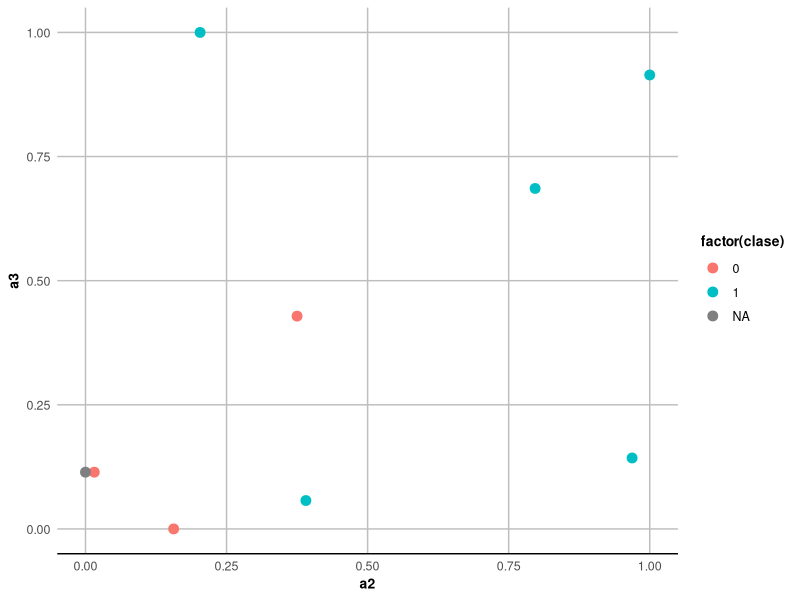
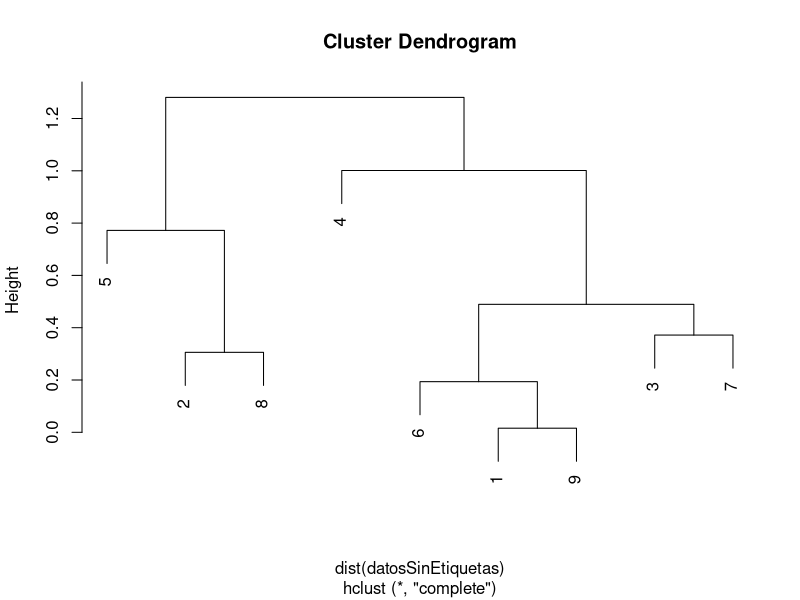
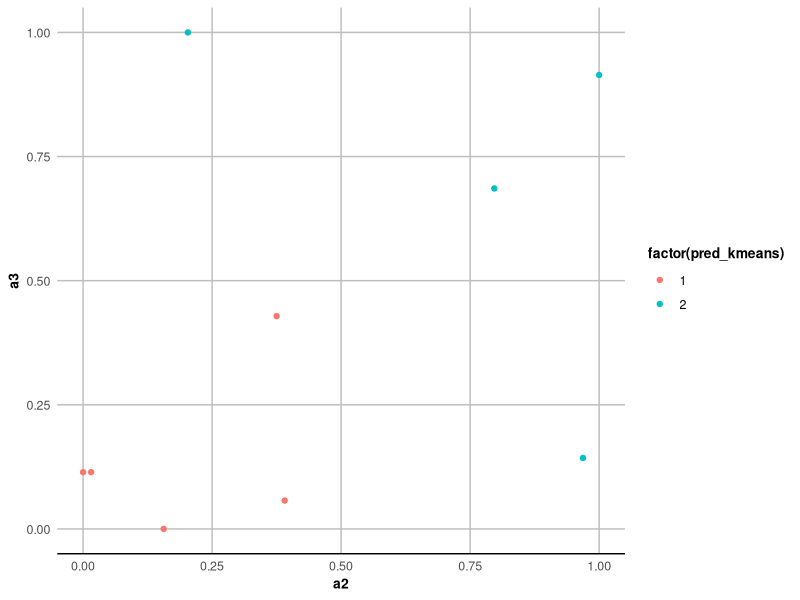

Reproduce these figures in R, in order. (Note: this script raises an error after producing the figures.)
## ---- chunk 1
library(e1071) # Se encuentra naiveBayes
library(knitr)

datos <- read.csv("Datos.csv")

testData <- data.frame(Outlook = factor(c("rain", "sunny"), levels = sort(unique((datos$Outlook)))), 
					   Temperature = c(73, 72),
					   Humidity = c(82, 65), 
					   wind = c(TRUE, TRUE))
## ---- chunk 2

modelo <- naiveBayes(Play ~ . , data = datos)

result <- predict(modelo, newdata = testData)
testData$Play <- result

kable(testData)
## ---- chunk 3
library(ggplot2)

temaScatter <- theme(panel.background = element_blank(), # Tema para la grafica
			  panel.grid.major = element_line(colour = "gray", linetype = "solid"),
			  #panel.grid.major.x = element_blank(), # Es necesario para desactivar las mallas verticales
			  axis.ticks = element_blank(),
			  axis.text = element_text(size = 9),
			  #axis.text.x = element_text(angle = 32),
			  axis.title = element_text(size = 10, face = "bold"),
			  axis.line.x = element_line(color = "black"),
			  legend.text = element_text(size = 9),
			  legend.title = element_text(size = 10),
			  legend.key = element_blank(),
			  title = element_text(face = "bold", size = 10)
)

discre <- function(x, y){
	if(is.factor(x))
		return (x == y)
	else  
		(x - y)^2
} # Devuelve la diferencia entre 2 elementos in R^1

my_dist <- function(X, Y){ # X y Y son vectores
	
	diffs <- mapply(discre , X, Y)
	
	sum(diffs)
	
} # Devuelve un escalar (distancia)

normaliza <- function(x){(x - min(x)) / (max(x) - min(x))} # normaliza un vector
## ---- chunk 4
datos <- read.csv("Datos2.csv")

datos
## ---- chunk 5
datos$a2 <- normaliza(datos$a2)
datos$a3 <- normaliza(datos$a3)


trainData <- datos[1:8, 2:3]
testData <- datos[9, 2:3]

kable(trainData)
kable(testData)
## ---- chunk 6

plt1 <- ggplot(datos, aes(x = a2, y = a3, color = factor(clase))) + geom_point(size = 3)
plt1 + temaScatter
## ---- chunk 7
arr_dist <- data.frame(val = -1, clase = datos$clase[1:8])

for(i in 1:nrow(trainData))
{
	arr_dist[i, "val"] <- my_dist(testData[1, ], trainData[i, ])
}

K <- 3

primerosK <- (arr_dist[order(arr_dist$val, decreasing = F), ])[1:K, ]

sum(primerosK$clase == 1) / nrow(primerosK)
## ---- chunk 8
grupo1 <- datos[datos$clase == 1 & !is.na(datos$clase), 2:3]
grupo2 <- datos[datos$clase == 0 & !is.na(datos$clase), 2:3]

K <- 3

arr_dist_gp1 <- data.frame(val = 0, clase = rep(1, nrow(grupo1))) 

for(i in 1:nrow(grupo1)){
	arr_dist_gp1[i, "val"] <- my_dist(testData[1, ], grupo1[i, ]) 
}




arr_dist_gp2 <- data.frame(val = 0, clase = rep(0, nrow(grupo2)))


for(i in 1:nrow(grupo2)){
	arr_dist_gp2[i, "val"] <- my_dist(testData[1, ], grupo2[i, ]) 
}

(arr_dist_gp1[order(arr_dist_gp1$val), ])[K, ]

(arr_dist_gp2[order(arr_dist_gp2$val), ])[K, ]
## ---- chunk 9
datos <- read.csv("Datos2.csv")
datos$a2 <- normaliza(datos$a2)
datos$a3 <- normaliza(datos$a3)
## ---- chunk 10
datos

datosSinEtiquetas <- datos[, 2:3]

datosSinEtiquetas
## ---- chunk 11
agrupamiento <- hclust(dist(datosSinEtiquetas))
plot(agrupamiento)
## ---- chunk 12
nDatos <- datos
nDatos$pred_jerar <- cutree(agrupamiento, 2)

kable(nDatos, row.names = TRUE)
## ---- chunk 13
set.seed(7) # Fijamos una semilla
nDatos$pred_kmeans <- kmeans(datosSinEtiquetas, centers = 2)$cluster
nDatos
## ---- chunk 14
library(ggplot2)

plt1 <- ggplot(data = nDatos, aes(x = a2, y = a3, color = factor(pred_kmeans))) + geom_point() + temaScatter
plt1
## ---- chunk 15
res_kmeans <- nDatos$pred_kmeans - 1
res_jerar <- nDatos$pred_jerar - 1 # Se desplazan en una unidad: {1, 2} -> {0, 1}

library(caret) # Librería para usar la siguiente función

confusionMatrix(nDatos$clase, res_jerar)
confusionMatrix(nDatos$clase, res_kmeans)
